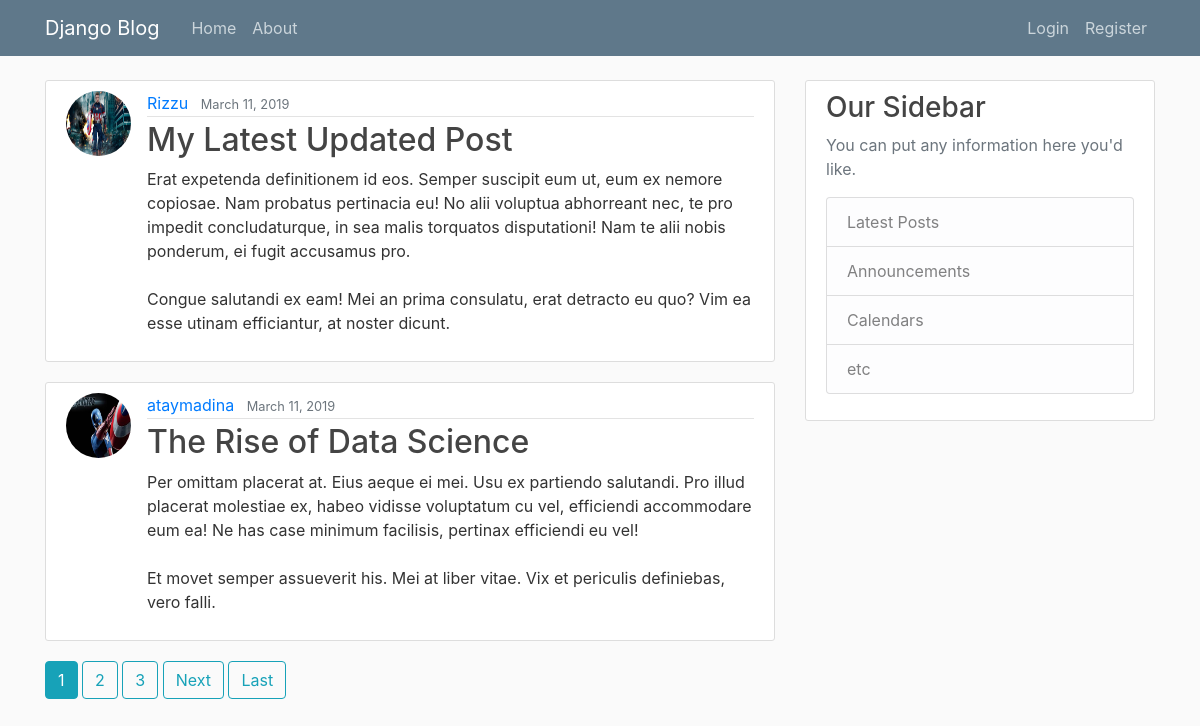
The page / on the database its author committed.
### blog/models.py (models this page shows, shortened)
class Post(models.Model):
	title = models.CharField(max_length=100)
	content = models.TextField()
	date_posted = models.DateTimeField(default=timezone.now)
	author = models.ForeignKey(User,on_delete=models.CASCADE)

### users/models.py (models this page shows, shortened)
class Profile(models.Model):
	user = models.OneToOneField(User,on_delete=models.CASCADE)
	image = models.ImageField(default='default.jpg', upload_to='profile_pics')

### blog/views.py (the view)
# urls.py: path('', PostListView.as_view(), name='blog-home'),
class PostListView(ListView):
	model = Post
	template_name = 'blog/home.html'   #<app>/<model>_<viewtype>.html
	context_object_name = 'posts'
	ordering = ['-date_posted']
	paginate_by = 2

### blog/templates/blog/home.html (shortened to what this page needs)
{% extends "blog/base.html" %}
{% block content %}
	{% for post in posts %}
			<article class="media content-section">
				<img class="rounded-circle article-img" src="{{ post.author.profile.image.url }}">
				<div class="media-body">
					<div class="article-metadata">
			  			<a class="mr-2" href="{% url 'user-posts' post.author.username %}">{{ post.author }}</a>
			  			<small class="text-muted">{{ post.date_posted | date:"F d, Y" }}</small>
					</div>
					<h2><a class="article-title" href="{% url 'post-detail' post.id %}">{{ post.title }}</a></h2>
					<p class="article-content">{{ post.content }}</p>
				</div>
			</article>
	{% endfor %}
	{% if is_paginated %}
		{% for num in page_obj.paginator.page_range %}
			{% if page_obj.number == num %}
				<a class="btn btn-info mb-4" href="?page={{ num }}">{{ num }}</a>
			{% elif num > page_obj.number|add:'-3' and num < page_obj.number|add:'3' %}
				<a class="btn btn-outline-info mb-4" href="?page={{ num }}">{{ num }}</a>
			{% endif %}
		{% endfor %}
		{% if page_obj.has_next %}
			<a class="btn btn-outline-info mb-4" href="?page={{ page_obj.next_page_number }}">Next</a>
			<a class="btn btn-outline-info mb-4" href="?page={{ page_obj.paginator_num_pages }}">Last</a>
		{% endif %}
	{% endif %}
{% endblock content %}

### blog/templates/blog/base.html (shortened to what this page needs)
{% load static %}
<!DOCTYPE html>
<html>
<head>
    <link rel="stylesheet" href="https://maxcdn.bootstrapcdn.com/bootstrap/4.0.0/css/bootstrap.min.css">
    <link rel="stylesheet" type="text/css" href="{% static 'blog/main.css' %}">
</head>
<body>
 <header class="site-header">
  <nav class="navbar navbar-expand-md navbar-dark bg-steel fixed-top">
    <div class="container">
      <a class="navbar-brand mr-4" href="{% url 'blog-home' %}">Django Blog</a>
      <div class="collapse navbar-collapse" id="navbarToggle">
        <div class="navbar-nav mr-auto">
          <a class="nav-item nav-link" href="{% url 'blog-home' %}">Home</a>
          <a class="nav-item nav-link" href="{% url 'blog-about' %}">About</a>
        </div>
        <div class="navbar-nav">
        	{% if user.is_authenticated %}
        		<a class="nav-item nav-link" href="{% url 'post-create' %}">New Post</a>
            <a class="nav-item nav-link" href="{% url 'profile' %}">Profile</a>
            <a class="nav-item nav-link" href="{% url 'logout' %}">LogOut</a>
        	{% else %}
                <a class="nav-item nav-link" href="{% url 'login' %}">Login</a>
                <a class="nav-item nav-link" href="{% url 'register' %}">Register</a>
          {% endif %}
        </div>
      </div>
    </div>
  </nav>
</header>
	<main role="main" class="container">
  <div class="row">
    <div class="col-md-8">
      {% block content %}{% endblock %}
    </div>
    <div class="col-md-4">
      <div class="content-section">
        <h3>Our Sidebar</h3>
        <p class='text-muted'>You can put any information here you'd like.
          <ul class="list-group">
            <li class="list-group-item list-group-item-light">Latest Posts</li>
            <li class="list-group-item list-group-item-light">Announcements</li>
            <li class="list-group-item list-group-item-light">Calendars</li>
            <li class="list-group-item list-group-item-light">etc</li>
          </ul>
        </p>
      </div>
    </div>
  </div>
</main>
</body>
</html>

### blog/static/blog/main.css (style rules this page uses)
body { background: #fafafa; color: #333333; margin-top: 5rem; }
h1, h2, h3, h4, h5, h6 { color: #444444; }
ul { margin: 0; }
.bg-steel { background-color: #5f788a; }
.site-header .navbar-nav .nav-link { color: #cbd5db; }
.content-section { background: #ffffff; padding: 10px 20px; border: 1px solid #dddddd; border-radius: 3px; margin-bottom: 20px; }
.article-title { color: #444444; }
.article-content { white-space: pre-line; }
.article-img { height: 65px; width: 65px; margin-right: 16px; }
.article-metadata { padding-bottom: 1px; margin-bottom: 4px; border-bottom: 1px solid #e3e3e3 }

### rows shown on the page
Post: author.profile.image (picture), author "Rizzu", date_posted "March 11, 2019", title "My Latest Updated Post", content "Erat expetenda definitionem id eos. Semper suscipit eum ut, eum ex nemore copiosae. Nam probatus pertinacia eu! No alii voluptua abhorreant nec, te pro impedit concludaturque, in sea malis torquatos disputationi! Nam te alii nobis ponderum, ei fugit accusamus pro. Congue salutandi ex eam! Mei an prima consulatu, erat detracto eu quo? Vim ea esse utinam efficiantur, at noster dicunt."
Post: author.profile.image (picture), author "ataymadina", date_posted "March 11, 2019", title "The Rise of Data Science", content "Per omittam placerat at. Eius aeque ei mei. Usu ex partiendo salutandi. Pro illud placerat molestiae ex, habeo vidisse voluptatum cu vel, efficiendi accommodare eum ea! Ne has case minimum facilisis, pertinax efficiendi eu vel! Et movet semper assueverit his. Mei at liber vitae. Vix et periculis definiebas, vero falli."

### other values the page prints
{{ num }} "1"
{{ num }} "2" "3"
